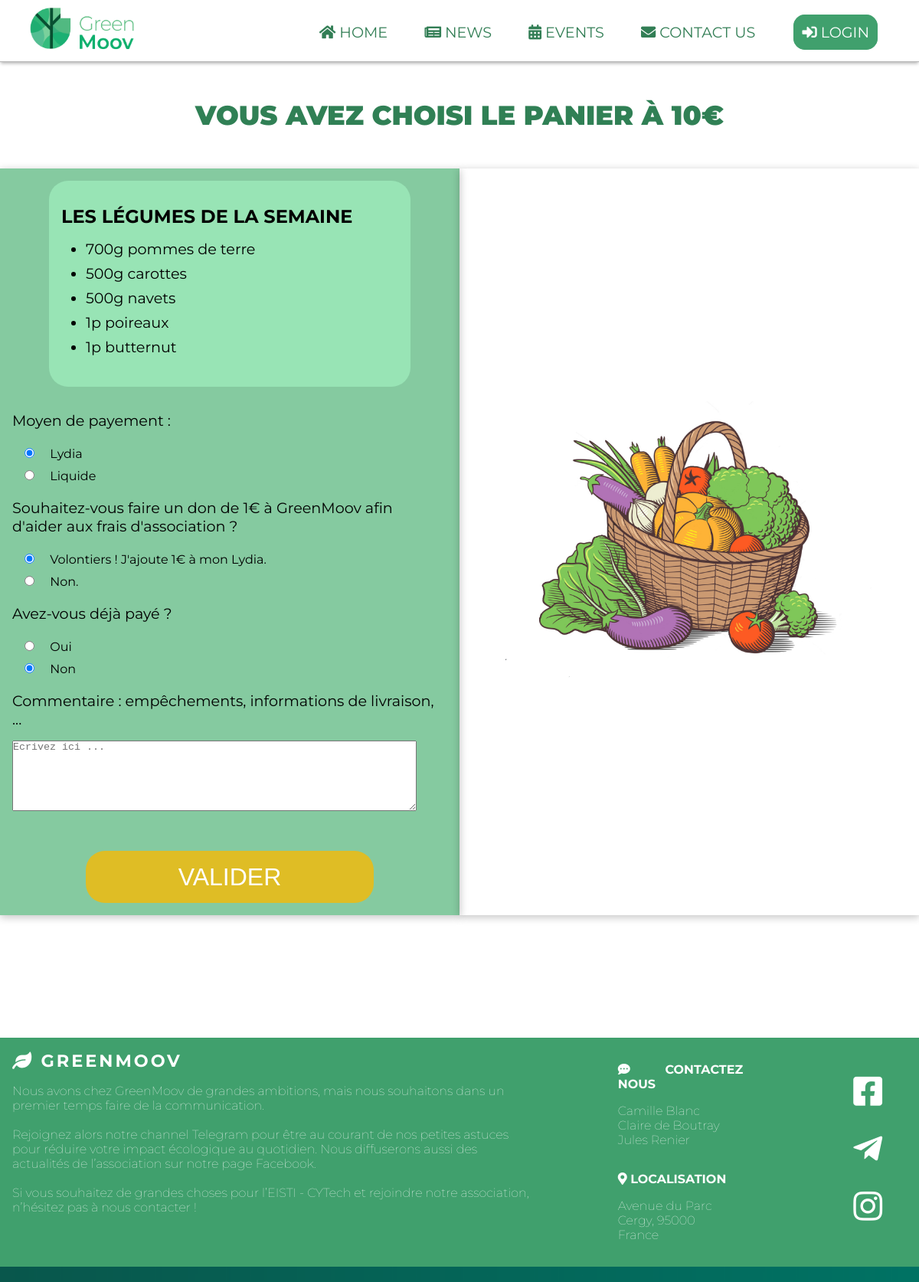
Screenshot of /Commandes/commande10.php with the database file from the repository.
### tables this page shows
CREATE TABLE `panier` (
  `id` tinyint(4) NOT NULL AUTO_INCREMENT,
  `légumes` VARCHAR(50) NOT NULL,
  `quantité`VARCHAR(50) NOT NULL,
  `unité` VARCHAR(50) NOT NULL,
  `type` INT(10) NOT NULL,
  PRIMARY KEY (`id`)
);

### Commandes/commande10.php (the view, shortened to what this page needs)
<?php
    include_once '../dbh.inc.php';
    function getliste($conn){
        $sql = "SELECT * FROM `panier` WHERE type=10";
        $result = $conn->query($sql);
        if($result->num_rows > 0) {
            while($row = $result->fetch_assoc()) {
                echo "<li>{$row['quantité']}{$row['unité']} {$row['légumes']}</li>";
            }
        }else{
            echo '<li>Pas de fruits et légumes pour la semaine</li>';
        }
    }
?>
<!DOCTYPE html>
<html>
    <head>
        <link rel="stylesheet" type="text/css" href="./commande.css"/>
        <link rel="stylesheet" type="text/css" href="../main/newmain.css"/>
        <?php include("../header/header.php");?>
    </head>
    <body>
    <h3 class="title" style="text-align:center; margin:3rem;"> Vous avez choisi le panier à 10&#x20AC</h3>
    <div id="container">
            <div id="validation">
                <div class="liste">
                <ul class="panier">
                        <h3>Les légumes de la semaine</h3>
                        <?php getliste($conn)?>
                    </ul>
                </div>
                <div id="selection">
                    <div id="payement">
                    <form action="<?php if(isset($_SESSION['email'])){echo './include/commande.inc.php?panier=10';}else{echo '../login/login.php';}?>" method="post">
                        <p>Moyen de payement :</p>
                        <div class="choise">
                            <input type="radio" id="Lydia" value="Lydia" name="payement" checked>
                            <label for="Lydia">Lydia</label>
                        </div>
                        <div class="choise">
                            <input type="radio" id="liquide" value="liquide" name="payement">
                            <label for="liquide">Liquide</label>
                        </div>
                    </div>
                    <div id="donation">
                        <p>Souhaitez-vous faire un don de 1€ à GreenMoov afin d'aider aux frais d'association ?</p>
                        <div class="choise">
                            <input type="radio" id="oui" value="1" name="donation" checked>
                            <label for="oui">Volontiers ! J'ajoute 1€ à mon Lydia.</label>
                        </div>
                        <div class="choise">
                            <input type="radio" id="non" value="0" name="donation">
                            <label for="non">Non.</label>
                        </div>
                    </div>
                    <div>
                        <p>Avez-vous déjà payé ?</p>
                        <div class="choise">
                            <input type="radio" id="poui" value="1" name="p">
                            <label for="poui">Oui</label>
                        </div>
                        <div class="choise">
                            <input type="radio" id="pnon" value="0" name="p" checked>
                            <label for="pnon">Non</label>
                        </div>
                    </div>
                    <div>
                        <p>Commentaire : empêchements, informations de livraison, ...</p>
                        <textarea class="choise" name="comment" id="comment" cols="30" rows="5" placeholder="Ecrivez ici ..."></textarea>
                    </div>
            </div>
                <button name="submit" type="submit">Valider</button>
            </div>
            <div id="panier">
                <img src="../images/Basket/Panier20.png" width="80%" heigt="60%">
            </div>
        </div>
        <?php include("../footer/footer.php");?>
    </body>
</html>

### Commandes/commande.css (style rules this page uses)
#container { margin: 1rem 0 10rem 0; display: grid; grid-template-columns: 1fr 1fr; grid-template-areas: "liste panier"; }
#panier { grid-area: panier; display: flex; align-items: center; justify-content: center; box-shadow: 0 2px 10px .5px rgba(0, 0, 0, 0.219); }
#validation { grid-area: liste; background-color: rgb(133, 202, 160); box-shadow: 0 2px 10px .5px rgba(0, 0, 0, 0.219); display: grid; grid-template-rows: auto auto 100px; grid-template-areas: "liste" "selection" "valide"; }
button { border: none; text-align: center; grid-area: valide; display: flex; align-items: center; justify-content: center; font-size: 200%; margin: 1rem 7rem; background-color: rgb(223, 189, 37); border-radius: 25px; color: #fff; text-transform: uppercase; padding: 1rem; cursor: pointer; }
#selection { margin: 0rem 1rem 2rem 0; }
#selection input { margin: 0.5rem 1rem; }
#selection p { margin: 1rem; font-size: 120%; }
.choise { margin:0 1rem; }
ul { background-color: rgb(152, 228, 181); padding: 2rem 1rem; text-align: justify; border-radius: 25px; margin: 1rem 4rem; }
h3 { font-size: x-large; text-transform: uppercase; margin-bottom: 1rem; }
li { font-size: larger; margin: 0.5rem 2rem; }
#comment { overflow: scroll; resize: vertical; width: 90%; }

### main/newmain.css (style rules this page uses)
html { background: url("../images/background.png") no-repeat center center fixed; -webkit-background-size: cover; -moz-background-size: cover; -o-background-size: cover; background-size: cover; font-family: 'Montserrat', sans-serif; }
.title { text-decoration: none; font-weight: 1000; font-size: 220%; color: #308055; text-transform: uppercase; margin: 1rem; }

### header/header.css (style rules this page uses)
* { margin: 0 0; padding: 0 0; }
body { background-color: #fff; overflow-x: hidden; }

### rows the page displays
panier: quantité "700", unité "g", légumes "pommes de terre"
panier: quantité "500", unité "g", légumes "carottes"
panier: quantité "500", unité "g", légumes "navets"
panier: quantité "1", unité "p", légumes "poireaux"
panier: quantité "1", unité "p", légumes "butternut"
